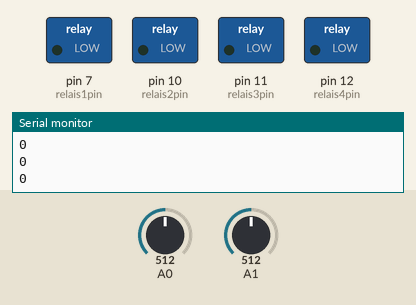
This sketch was run on a simulated Arduino Uno, built with avr-gcc and run on an emulated ATmega328P. On the bench: switched loads named in the sketch (green lamp = pin HIGH), the last lines printed to the serial monitor. Inputs (shaded band) come from the test bench; at power-on: A0 = 512, A1 = 512.

Above: at 1.2 s.
1.3 s: A0 set to 752
2.8 s: A0 set to 785
At 4.0 s:
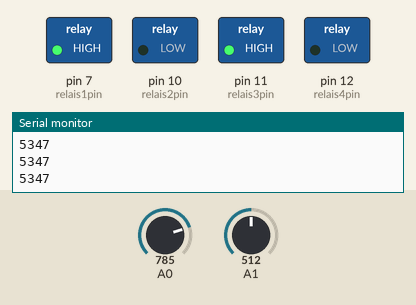
4.3 s: A0 set to 122
At 5.5 s:
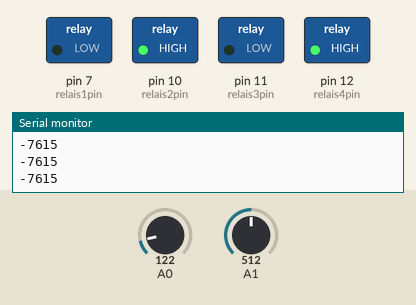
5.8 s: A0 set to 238
7.3 s: A0 set to 268
At 7.8 s:
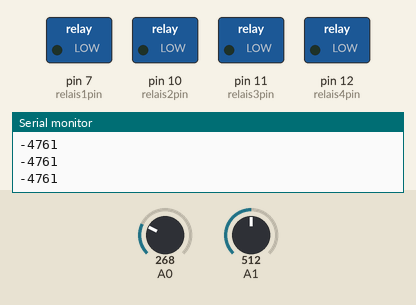
8.8 s: A0 set to 0
At 10.1 s:
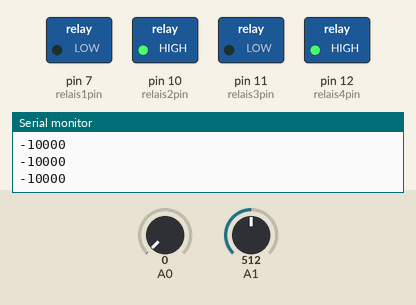
Timing chart, 0 to 11.3 s (numbered marks = the images above; inputs shaded):
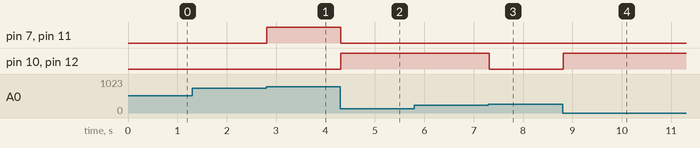

Measured:
- the behaviour switches between 767 and 768 on A0 (found by bisection; images 0 and 1)
- the behaviour switches between 255 and 256 on A0 (found by bisection; images 2 and 3)
- after the input at 2.8 s, pin 7 (relais1pin), pin 11 (relais3pin): LOW → HIGH at once
- after the input at 4.3 s, pin 7 (relais1pin), pin 11 (relais3pin): HIGH → LOW at once; pin 10 (relais2pin), pin 12 (relais4pin): LOW → HIGH at once
- after the input at 7.3 s, pin 10 (relais2pin), pin 12 (relais4pin): HIGH → LOW at once
- after the input at 8.8 s, pin 10 (relais2pin), pin 12 (relais4pin): LOW → HIGH at once

The sketch:

Read.ino
```cpp
#include <C:\Users\dominik.cremer\Downloads\Neuer Ordner\Read\Joystick.h>
#include <LiquidCrystal.h>


Joystick joystick(A0, A1, A2);

int relais1pin = 7;
int relais2pin = 10;
int relais3pin = 11;
int relais4pin = 12;

int rechts = 0;
int links = 0;

int maxwert = 10000;
int minwert = -10000;

int richtung = 0;

void setup() {
  Serial.begin(9600);
  pinMode(relais1pin,OUTPUT);
  pinMode(relais2pin,OUTPUT);
  pinMode(relais3pin,OUTPUT);
  pinMode(relais4pin,OUTPUT);
}

void loop() {
  int joyX = joystick.printX("", minwert, maxwert);
  if ((joyX < maxwert/20 && joyX > 0) || (joyX > minwert/20 && joyX < 0)) {
    joyX = 0;
  };
  int joyY = joystick.printY("", minwert, maxwert);
  if ((joyY < maxwert/20 && joyY > 0) || (joyY > minwert/20 && joyY < 0)) {
    joyY = 0;
  };
  Serial.println(joyX);
  if  (joyX > 5000) {
    digitalWrite(relais1pin,HIGH);
    digitalWrite(relais3pin,HIGH);
    digitalWrite(relais2pin,LOW);
    digitalWrite(relais4pin,LOW);
  } else if  (joyX < -5000) {
    digitalWrite(relais1pin,LOW);
    digitalWrite(relais3pin,LOW);
    digitalWrite(relais2pin,HIGH);
    digitalWrite(relais4pin,HIGH);
  } else {
    digitalWrite(relais1pin,LOW);
    digitalWrite(relais2pin,LOW);
    digitalWrite(relais3pin,LOW);
    digitalWrite(relais4pin,LOW);
  };
}
```

Joystick.cpp
```cpp
#include "Joystick.h"

/* ------------------------------ CONSTRUCTOR CODE ------------------------------ */

/* Constructor - It saves the pin numbers of the Joystick and set them in OUTPUT mode */
Joystick::Joystick(int pinX, int pinY, int pinZ) {
    this->pinX = pinX;
    this->pinY = pinY;
    this->pinZ = pinZ;

    pinMode(pinZ, INPUT);

    digitalWrite(this->pinZ, HIGH);
}

/* ------------------------------ SIMPLE APIs ------------------------------ */

/* Method - It prints the position of the X-Axis */
int Joystick::printX(String text, int begin, int end) {
    int rawValue = analogRead(this->pinX);
    int value = map(rawValue, 0, 1023, begin, end);

    //Serial.print(text);
    //Serial.print(value);
    return value;
}

/* Method - It prints the position of the Y-Axis */
int Joystick::printY(String text, int begin, int end) {
    int rawValue = analogRead(this->pinY);
    int value = map(rawValue, 0, 1023, begin, end);

    //Serial.print(text);
    //Serial.print(value);
    return value;
}

/* Method - It prints the state of the Z-Axis */
bool Joystick::printZ(String text) {
    bool value = digitalRead(this->pinZ);

    //Serial.print(text);
    //Serial.print(value? false : true);
    return value;
}

/* ------------------------------ OTHER FUNCTIONS ------------------------------ */

/* Method - It prints the informations of the Joystick */
void Joystick::print(String text1, String text2, String text3, int begin, int end) {
    this->printX(text1, begin, end);
    this->printY(text2, begin, end);
    this->printZ(text3);
}

/* Method - It returns the Joystick informations */
String Joystick::toString() {
    String ret = String("Joystick: {");
    ret.concat("pinX=");
    ret.concat(this->pinX);
    ret.concat(", pinY=");
    ret.concat(this->pinY);
    ret.concat(", pinZ=");
    ret.concat(this->pinZ);
    ret.concat("}");

    return ret;
}
```

Joystick.h
```cpp
#ifndef __JOYSTICK_h
#define __JOYSTICK_h

#include "Arduino.h"

class Joystick {
    public:     Joystick(int, int, int);
                int printX(String, int, int);
                int printY(String, int, int);
                bool printZ(String);
                void print(String, String, String, int, int);
                String toString();
    private:    int pinX;
                int pinY;
                int pinZ;
};

#endif
```
